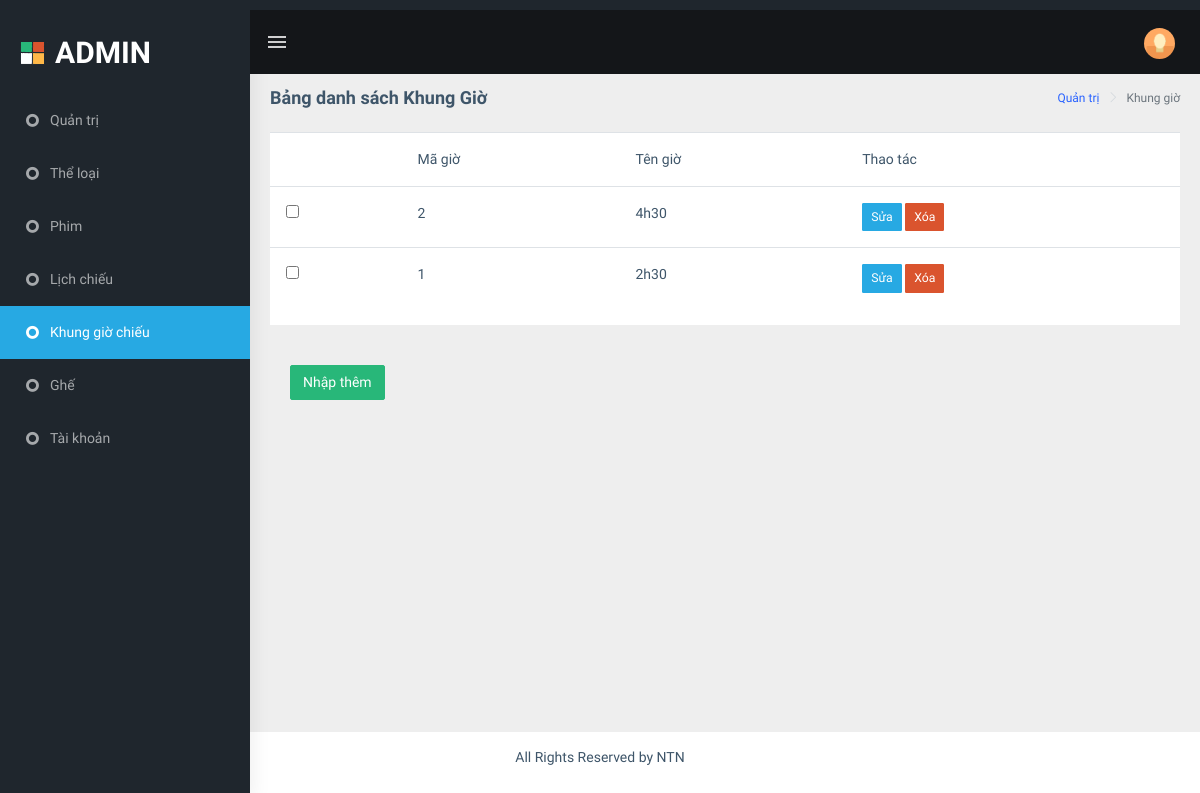
/admin/index.php?act=list_khunggio, run on an earlier commit of the app's database.
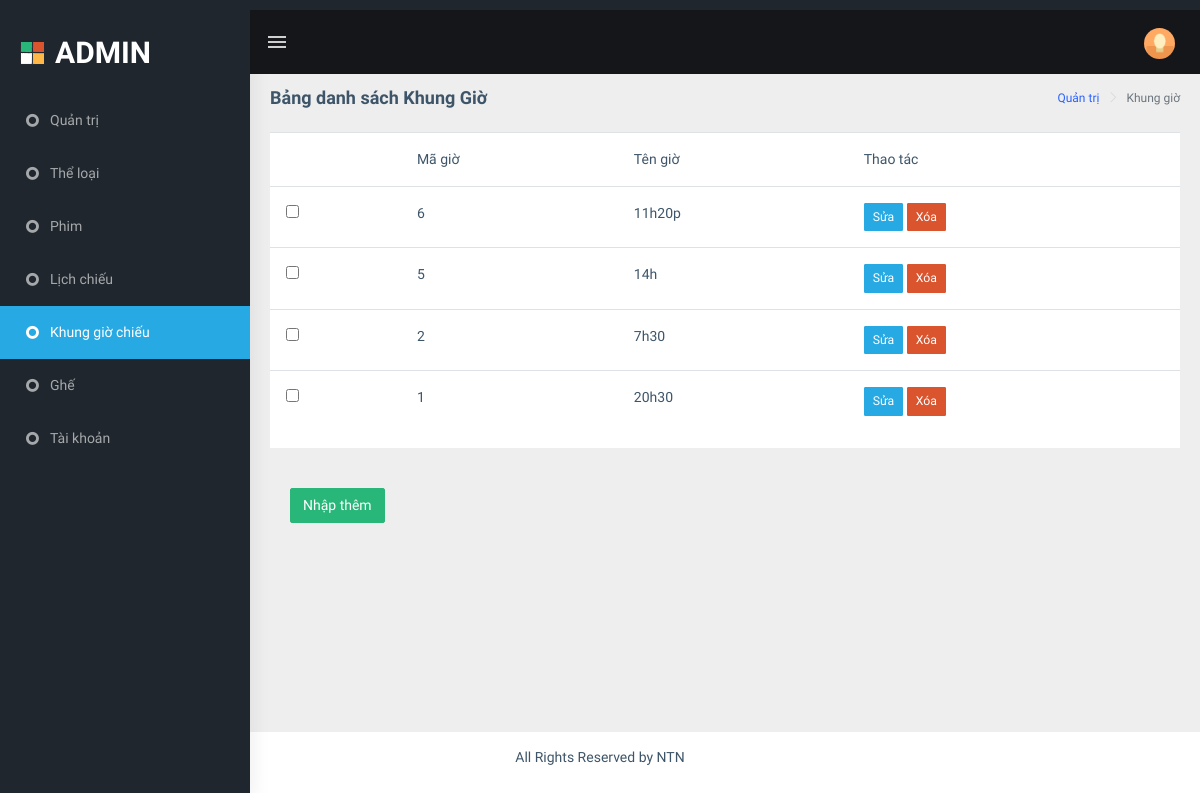
And on a later commit of the database.
### tables this page shows
CREATE TABLE `khung_gio_chieu` (
  `id` int(11) NOT NULL,
  `gio_bat_dau` varchar(200) NOT NULL
);

### admin/models/pdo.php (called while the page is built, shortened)
<?php
function pdo_get_connection(){
    $dburl = "mysql:host=localhost;dbname=duan11;charset=utf8";
    $username = 'root';
    $password = '';
    $conn = new PDO($dburl, $username, $password);
    $conn->setAttribute(PDO::ATTR_ERRMODE, PDO::ERRMODE_EXCEPTION);
    return $conn;
}
function pdo_query($sql){
    $sql_args = array_slice(func_get_args(), 1);
    try{
        $conn = pdo_get_connection();
        $stmt = $conn->prepare($sql);
        $stmt->execute($sql_args);
        $rows = $stmt->fetchAll();
        return $rows;
    }
    catch(PDOException $e){
        throw $e;
    }
    finally{
        unset($conn);
    }
}

### admin/models/khunggiochieu.php (called while the page is built, shortened)
<?php
        function loadall_khunggio(){
            $sql="SELECT * FROM khung_gio_chieu order by id desc";
            $listkhunggio = pdo_query($sql);
            return $listkhunggio;
        }
?>

### admin/khung_gio_chieu/list.php (the view)
<div class="page-wrapper">
            <div class="page-breadcrumb">
                <div class="row">
                    <div class="col-12 d-flex no-block align-items-center">
                        <h4 class="page-title">Bảng danh sách Khung Giờ</h4>
                        <div class="ml-auto text-right">
                            <nav aria-label="breadcrumb">
                                <ol class="breadcrumb">
                                    <li class="breadcrumb-item"><a href="#">Quản trị</a></li>
                                    <li class="breadcrumb-item active" aria-current="page">Khung giờ</li>
                                </ol>
                            </nav>
                        </div>
                    </div>
                </div>
            </div>
            <div class="container-fluid">
                <div class="row">
                    <div class="col-12">
                        <div class="card">
                            <table class="table">
                            <tr>
                                <th></th>
                                <th>Mã giờ</th>
                                <th>Tên giờ</th>
                                <th>Thao tác</th>
                            </tr>
                            <?php
                                foreach($listkhunggio as $khunggio){
                                    extract($khunggio);
                                    $suakg="index.php?act=suakg&id=".$id;
                                    $xoakg="index.php?act=xoakg&id=".$id;
                                    echo '<tr>
                                        <td><input type="checkbox" name="" id=""></td>
                                        <td>'.$id.'</td>
                                        <td>'.$gio_bat_dau.'</td>
                                        <td><a href="'.$suakg.'"><input type="button" class="btn btn-cyan btn-sm" value="Sửa"></a>
                                        <a onclick="'."return confirm('Bạn có muốn xóa?')".'" href="'.$xoakg.'"><input type="button" value="Xóa" class="btn btn-danger btn-sm"></a></td>
                                    </tr>
                                    ';
                                }
                            ?>
                            </table>
                        </div>
                        <div class="card-body">
                            <a href="index.php?act=add_khunggio"><input type="button"class="btn btn-success" value="Nhập thêm"></a>
                        </div>
                    </div>
                    </div>
                </div>
            </div>

What changed in the data, as far as the page shows it:
added khung_gio_chieu: id "6", gio_bat_dau "11h20p"
added khung_gio_chieu: id "5", gio_bat_dau "14h"
changed khung_gio_chieu id 2: gio_bat_dau "4h30" → "7h30"
changed khung_gio_chieu id 1: gio_bat_dau "2h30" → "20h30"
